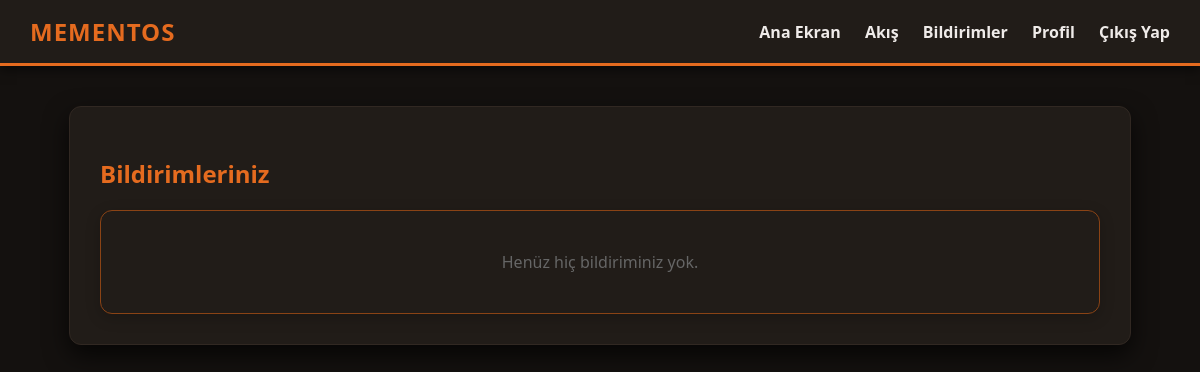
/notifications (signed in), run on an earlier commit of the app's database.
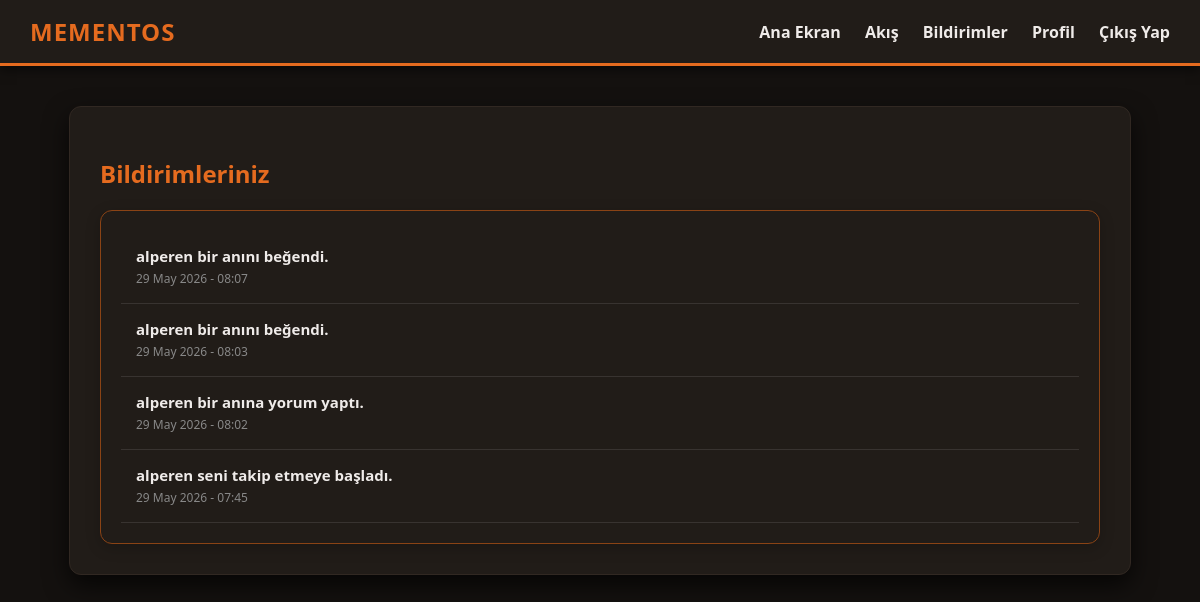
And on a later commit of the database.
### app/models.py (models this page shows, shortened)
class Notification(db.Model):
    id: so.Mapped[int] = so.mapped_column(primary_key=True)
    user_id: so.Mapped[int] = so.mapped_column(sa.ForeignKey(User.id), index=True)
    message: so.Mapped[str] = so.mapped_column(sa.String(256))
    link: so.Mapped[Optional[str]] = so.mapped_column(sa.String(256))
    timestamp: so.Mapped[datetime] = so.mapped_column(index=True, default=lambda: datetime.now(timezone.utc))
    is_read: so.Mapped[bool] = so.mapped_column(sa.Boolean, default=False)
    user: so.Mapped[User] = so.relationship(back_populates='notifications')

### app/main/routes.py (the view)
@bp.route('/notifications')
@login_required
def notifications():
    query = current_user.notifications.select().order_by(Notification.timestamp.desc())
    page = request.args.get('page', 1, type=int)
    pagination = db.paginate(query, page=page, per_page=20, error_out=False)
    unread = db.session.scalars(current_user.notifications.select().filter_by(is_read=False)).all()
    for notif in unread:
        notif.is_read = True
    if unread:
        db.session.commit()
    return render_template('notifications.html', title='Bildirimler', notifications=pagination.items, pagination=pagination)

### app/main/routes.py (called while the page is built)
@bp.before_request
def before_request():
    if current_user.is_authenticated:
        current_user.last_seen = datetime.now(timezone.utc)
        db.session.commit()

@bp.context_processor
def inject_notifications():
    if current_user.is_authenticated:
        unread_count = db.session.scalar(sa.select(sa.func.count(Notification.id)).where(Notification.user_id == current_user.id, Notification.is_read == False))
        return dict(unread_notifications_count=unread_count or 0)
    return dict(unread_notifications_count=0)

### app/models.py (called while the page is built)
@login.user_loader
def load_user(id):
    return db.session.get(User, int(id))

### app/templates/notifications.html (shortened to what this page needs)
{% extends "base.html" %}
{% block content %}
    <h2 style="color: var(--accent-orange); margin-bottom: 20px;">Bildirimleriniz</h2>
    <div style="background: var(--box-bg); border-radius: 12px; padding: 20px; box-shadow: 0 4px 15px rgba(0,0,0,0.2); border: 1px solid var(--accent-brown);">
        {% for notif in notifications %}
            <div style="padding: 15px; border-bottom: 1px solid rgba(255,255,255,0.1); display: flex; justify-content: space-between; align-items: center; transition: background 0.2s;" onmouseover="this.style.background='rgba(255,255,255,0.05)'" onmouseout="this.style.background='transparent'">
                <div>
                    <p style="margin: 0; color: var(--text-main); font-size: 15px;">
                        {% if notif.link %}
                            <a href="{{ notif.link }}" style="color: var(--text-main); text-decoration: none;">
                                <strong>{{ notif.message }}</strong>
                            </a>
                        {% else %}
                            <strong>{{ notif.message }}</strong>
                        {% endif %}
                    </p>
                    <span style="font-size: 12px; color: #888;">{{ notif.timestamp.strftime('%d %B %Y - %H:%M') }}</span>
                </div>
            </div>
        {% else %}
            <p style="color: #666; text-align: center; margin: 20px 0;">Henüz hiç bildiriminiz yok.</p>
        {% endfor %}
    </div>
{% endblock %}

### app/templates/base.html (shortened to what this page needs)
<!DOCTYPE html>
<html lang="tr">
<head>
    <link rel="stylesheet" href="{{ url_for('static', filename='css/style.css') }}">
</head>
<body>
    <nav class="navbar">
        <a class="navbar-brand" href="#" onclick="openTour(); return false;" title="Tanıtım Turunu Aç">MementOS</a>
        <div class="navbar-links">
            <a href="{{ url_for('main.index') }}">Ana Ekran</a>
            {% if current_user.is_anonymous %}
                <a href="{{ url_for('auth.login') }}">Giriş Yap</a>
                <a href="{{ url_for('auth.register') }}">Kayıt Ol</a>
            {% else %}
                <a href="{{ url_for('main.feed') }}">Akış</a>
                <a href="{{ url_for('main.notifications') }}" style="position: relative;">
                    Bildirimler
                </a>
                <a href="{{ url_for('main.user', username=current_user.username) }}">Profil</a>
                <a href="{{ url_for('auth.logout') }}">Çıkış Yap</a>
            {% endif %}
        </div>
    </nav>
    <div class="container">
        {% block content %}{% endblock %}
    </div>
</body>
</html>

### app/static/css/style.css (style rules this page uses)
:root { --bg-dark: #F5F5F5; --box-bg: #FFFFFF; --text-main: #14110F; --accent-orange: #E56B1F; --accent-brown: #D49A73; --input-bg: #EEEEEE; --window-header: #E0E0E0; --window-header-text: #333; --masonry-bg: rgba(255, 255, 255, 0.85); --window-bg: rgba(255, 255, 255, 0.85); }
.dark-mode { --bg-dark: #14110F; --box-bg: #211C18; --text-main: #EFEBE9; --accent-orange: #E56B1F; --accent-brown: #8A4315; --input-bg: #1A1613; --window-header: rgba(0, 0, 0, 0.5); --window-header-text: #eee; --masonry-bg: rgba(20, 15, 10, 0.85); --window-bg: rgba(30, 25, 20, 0.85); }
body { background-color: var(--bg-dark); color: var(--text-main); font-family: 'Segoe UI', Tahoma, Geneva, Verdana, sans-serif; margin: 0; padding: 0; }
.navbar { background-color: var(--box-bg); padding: 15px 30px; display: flex; justify-content: space-between; align-items: center; border-bottom: 3px solid var(--accent-orange); box-shadow: 0 4px 10px rgba(0,0,0,0.5); }
.navbar-brand { font-size: 1.5em; font-weight: 900; color: var(--accent-orange); text-decoration: none; letter-spacing: 1px; text-transform: uppercase; }
.navbar-links a { color: var(--text-main); text-decoration: none; margin-left: 20px; font-weight: bold; transition: color 0.3s ease; }
.container { max-width: 1000px; margin: 40px auto; padding: 30px; background-color: var(--box-bg); border-radius: 12px; box-shadow: 0 10px 25px rgba(0,0,0,0.7); border: 1px solid #312822; }
a { color: var(--accent-orange); text-decoration: none; }

What changed in the data, as far as the page shows it:
added Notification: message "alperen bir anını beğendi.", timestamp "29 May 2026 - 08:07"
added Notification: message "alperen bir anını beğendi.", timestamp "29 May 2026 - 08:03"
added Notification: message "alperen bir anına yorum yaptı.", timestamp "29 May 2026 - 08:02"
added Notification: message "alperen seni takip etmeye başladı.", timestamp "29 May 2026 - 07:45"
Also different on the page:
text no longer shown: "Henüz hiç bildiriminiz yok."
